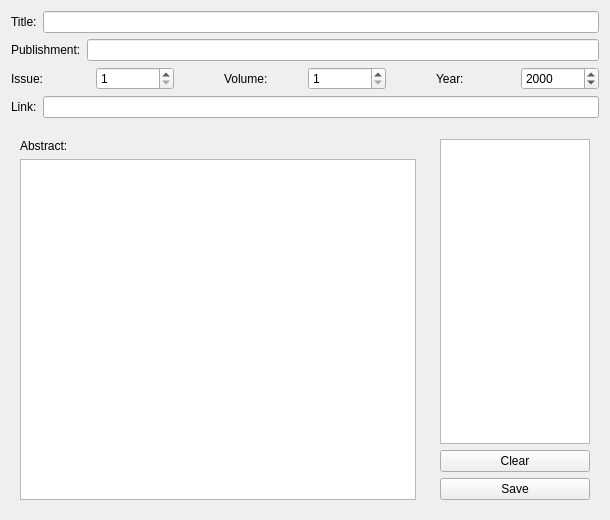
<?xml version="1.0" encoding="UTF-8"?>
<ui version="4.0">
 <class>RAddWidget</class>
 <widget class="QWidget" name="RAddWidget">
  <property name="geometry">
   <rect>
    <x>0</x>
    <y>0</y>
    <width>610</width>
    <height>520</height>
   </rect>
  </property>
  <property name="windowTitle">
   <string>Form</string>
  </property>
  <layout class="QVBoxLayout" name="verticalLayout">
   <item>
    <widget class="QWidget" name="horizontalWidget" native="true">
     <property name="sizePolicy">
      <sizepolicy hsizetype="Preferred" vsizetype="Minimum">
       <horstretch>0</horstretch>
       <verstretch>0</verstretch>
      </sizepolicy>
     </property>
     <layout class="QHBoxLayout" name="horizontalLayout_2">
      <property name="margin">
       <number>0</number>
      </property>
      <item>
       <widget class="QLabel" name="label">
        <property name="text">
         <string>Title:</string>
        </property>
       </widget>
      </item>
      <item>
       <widget class="QLineEdit" name="titleEdit"/>
      </item>
     </layout>
    </widget>
   </item>
   <item>
    <widget class="QWidget" name="horizontalWidget_3" native="true">
     <property name="sizePolicy">
      <sizepolicy hsizetype="Preferred" vsizetype="Minimum">
       <horstretch>0</horstretch>
       <verstretch>0</verstretch>
      </sizepolicy>
     </property>
     <layout class="QHBoxLayout" name="horizontalLayout_3">
      <property name="margin">
       <number>0</number>
      </property>
      <item>
       <widget class="QLabel" name="label_3">
        <property name="text">
         <string>Publishment:</string>
        </property>
       </widget>
      </item>
      <item>
       <widget class="QLineEdit" name="magEdit"/>
      </item>
     </layout>
    </widget>
   </item>
   <item>
    <widget class="QWidget" name="horizontalWidget_1" native="true">
     <layout class="QHBoxLayout" name="horizontalLayout">
      <property name="spacing">
       <number>10</number>
      </property>
      <property name="margin">
       <number>0</number>
      </property>
      <item>
       <widget class="QWidget" name="horizontalWidget_5" native="true">
        <property name="sizePolicy">
         <sizepolicy hsizetype="MinimumExpanding" vsizetype="Minimum">
          <horstretch>0</horstretch>
          <verstretch>0</verstretch>
         </sizepolicy>
        </property>
        <layout class="QHBoxLayout" name="horizontalLayout_7">
         <property name="margin">
          <number>0</number>
         </property>
         <item>
          <widget class="QLabel" name="label_5">
           <property name="sizePolicy">
            <sizepolicy hsizetype="Preferred" vsizetype="Preferred">
             <horstretch>0</horstretch>
             <verstretch>0</verstretch>
            </sizepolicy>
           </property>
           <property name="text">
            <string>Issue:</string>
           </property>
          </widget>
         </item>
         <item>
          <widget class="QSpinBox" name="issueEdit">
           <property name="minimum">
            <number>1</number>
           </property>
           <property name="maximum">
            <number>10000</number>
           </property>
          </widget>
         </item>
        </layout>
       </widget>
      </item>
      <item>
       <spacer name="horizontalSpacer">
        <property name="orientation">
         <enum>Qt::Horizontal</enum>
        </property>
        <property name="sizeType">
         <enum>QSizePolicy::Preferred</enum>
        </property>
        <property name="sizeHint" stdset="0">
         <size>
          <width>40</width>
          <height>10</height>
         </size>
        </property>
       </spacer>
      </item>
      <item>
       <widget class="QWidget" name="horizontalWidget_6" native="true">
        <property name="sizePolicy">
         <sizepolicy hsizetype="MinimumExpanding" vsizetype="Minimum">
          <horstretch>0</horstretch>
          <verstretch>0</verstretch>
         </sizepolicy>
        </property>
        <layout class="QHBoxLayout" name="horizontalLayout_8">
         <property name="margin">
          <number>0</number>
         </property>
         <item>
          <widget class="QLabel" name="label_6">
           <property name="text">
            <string>Volume:</string>
           </property>
          </widget>
         </item>
         <item>
          <widget class="QSpinBox" name="volumeEdit">
           <property name="minimum">
            <number>1</number>
           </property>
           <property name="maximum">
            <number>10000</number>
           </property>
          </widget>
         </item>
        </layout>
       </widget>
      </item>
      <item>
       <spacer name="horizontalSpacer_2">
        <property name="orientation">
         <enum>Qt::Horizontal</enum>
        </property>
        <property name="sizeType">
         <enum>QSizePolicy::Preferred</enum>
        </property>
        <property name="sizeHint" stdset="0">
         <size>
          <width>40</width>
          <height>10</height>
         </size>
        </property>
       </spacer>
      </item>
      <item>
       <widget class="QWidget" name="horizontalWidget_7" native="true">
        <property name="sizePolicy">
         <sizepolicy hsizetype="MinimumExpanding" vsizetype="Minimum">
          <horstretch>0</horstretch>
          <verstretch>0</verstretch>
         </sizepolicy>
        </property>
        <layout class="QHBoxLayout" name="horizontalLayout_9">
         <property name="margin">
          <number>0</number>
         </property>
         <item>
          <widget class="QLabel" name="label_7">
           <property name="text">
            <string>Year:</string>
           </property>
          </widget>
         </item>
         <item>
          <widget class="QSpinBox" name="yearEdit">
           <property name="minimum">
            <number>1800</number>
           </property>
           <property name="maximum">
            <number>2100</number>
           </property>
           <property name="value">
            <number>2000</number>
           </property>
          </widget>
         </item>
        </layout>
       </widget>
      </item>
     </layout>
    </widget>
   </item>
   <item>
    <widget class="QWidget" name="horizontalWidget_4" native="true">
     <property name="sizePolicy">
      <sizepolicy hsizetype="Preferred" vsizetype="Minimum">
       <horstretch>0</horstretch>
       <verstretch>0</verstretch>
      </sizepolicy>
     </property>
     <layout class="QHBoxLayout" name="horizontalLayout_5">
      <property name="margin">
       <number>0</number>
      </property>
      <item>
       <widget class="QLabel" name="label_4">
        <property name="text">
         <string>Link:</string>
        </property>
       </widget>
      </item>
      <item>
       <widget class="QLineEdit" name="linkEdit"/>
      </item>
     </layout>
    </widget>
   </item>
   <item>
    <widget class="RFileWidget" name="fileEdit" native="true">
     <property name="sizePolicy">
      <sizepolicy hsizetype="Preferred" vsizetype="Minimum">
       <horstretch>0</horstretch>
       <verstretch>0</verstretch>
      </sizepolicy>
     </property>
    </widget>
   </item>
   <item>
    <widget class="QWidget" name="horizontalWidget_2" native="true">
     <property name="sizePolicy">
      <sizepolicy hsizetype="Preferred" vsizetype="Minimum">
       <horstretch>0</horstretch>
       <verstretch>0</verstretch>
      </sizepolicy>
     </property>
     <layout class="QHBoxLayout" name="horizontalLayout_4">
      <property name="margin">
       <number>0</number>
      </property>
      <item>
       <widget class="QWidget" name="verticalWidget3" native="true">
        <property name="sizePolicy">
         <sizepolicy hsizetype="Preferred" vsizetype="Preferred">
          <horstretch>0</horstretch>
          <verstretch>0</verstretch>
         </sizepolicy>
        </property>
        <layout class="QVBoxLayout" name="verticalLayout_5">
         <item>
          <widget class="QLabel" name="label_2">
           <property name="text">
            <string>Abstract:</string>
           </property>
          </widget>
         </item>
         <item>
          <widget class="QPlainTextEdit" name="abstractEdit"/>
         </item>
        </layout>
       </widget>
      </item>
      <item>
       <widget class="QWidget" name="verticalWidget2" native="true">
        <property name="sizePolicy">
         <sizepolicy hsizetype="Maximum" vsizetype="Preferred">
          <horstretch>0</horstretch>
          <verstretch>0</verstretch>
         </sizepolicy>
        </property>
        <layout class="QVBoxLayout" name="verticalLayout_3">
         <item>
          <widget class="RCategoryView" name="categoryWidget">
           <property name="sizePolicy">
            <sizepolicy hsizetype="MinimumExpanding" vsizetype="Expanding">
             <horstretch>0</horstretch>
             <verstretch>0</verstretch>
            </sizepolicy>
           </property>
           <property name="minimumSize">
            <size>
             <width>40</width>
             <height>0</height>
            </size>
           </property>
           <property name="maximumSize">
            <size>
             <width>150</width>
             <height>16777215</height>
            </size>
           </property>
           <property name="sortingEnabled">
            <bool>false</bool>
           </property>
           <property name="allColumnsShowFocus">
            <bool>true</bool>
           </property>
           <attribute name="headerDefaultSectionSize">
            <number>0</number>
           </attribute>
           <attribute name="headerHighlightSections">
            <bool>false</bool>
           </attribute>
          </widget>
         </item>
         <item>
          <widget class="QPushButton" name="clearButton">
           <property name="maximumSize">
            <size>
             <width>160</width>
             <height>16777215</height>
            </size>
           </property>
           <property name="text">
            <string>Clear</string>
           </property>
          </widget>
         </item>
         <item>
          <widget class="QPushButton" name="saveButton">
           <property name="maximumSize">
            <size>
             <width>160</width>
             <height>16777215</height>
            </size>
           </property>
           <property name="text">
            <string>Save</string>
           </property>
          </widget>
         </item>
        </layout>
       </widget>
      </item>
     </layout>
    </widget>
   </item>
  </layout>
 </widget>
 <customwidgets>
  <customwidget>
   <class>RFileWidget</class>
   <extends>QWidget</extends>
   <header>rfilewidget.h</header>
   <container>1</container>
  </customwidget>
  <customwidget>
   <class>RCategoryView</class>
   <extends>QTreeView</extends>
   <header>rcategoryview.h</header>
  </customwidget>
 </customwidgets>
 <resources/>
 <connections>
  <connection>
   <sender>saveButton</sender>
   <signal>clicked()</signal>
   <receiver>RAddWidget</receiver>
   <slot>save()</slot>
   <hints>
    <hint type="sourcelabel">
     <x>485</x>
     <y>489</y>
    </hint>
    <hint type="destinationlabel">
     <x>425</x>
     <y>515</y>
    </hint>
   </hints>
  </connection>
  <connection>
   <sender>clearButton</sender>
   <signal>clicked()</signal>
   <receiver>RAddWidget</receiver>
   <slot>clear()</slot>
   <hints>
    <hint type="sourcelabel">
     <x>548</x>
     <y>457</y>
    </hint>
    <hint type="destinationlabel">
     <x>534</x>
     <y>513</y>
    </hint>
   </hints>
  </connection>
 </connections>
 <slots>
  <slot>save()</slot>
  <slot>clear()</slot>
 </slots>
</ui>
